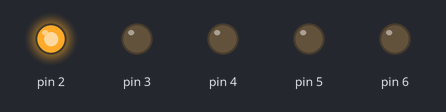
Simulated run of this sketch. Board: Arduino Uno, built with avr-gcc and run on an emulated ATmega328P. Shown: output pins drawn as LEDs (lit = HIGH).

Above: at 0.05 s.
At 0.55 s:
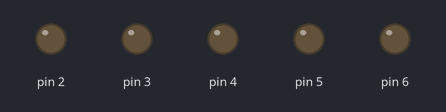
At 1.05 s:
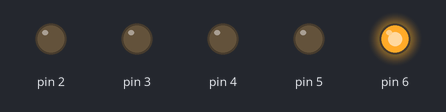
At 2.05 s:
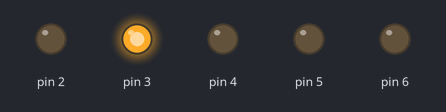
At 3.05 s:
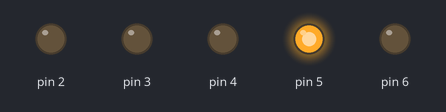
At 4.05 s:
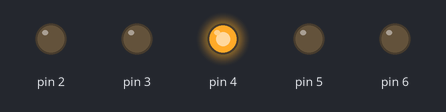
Timing chart, 0 to 4.3 s (numbered marks = the images above):
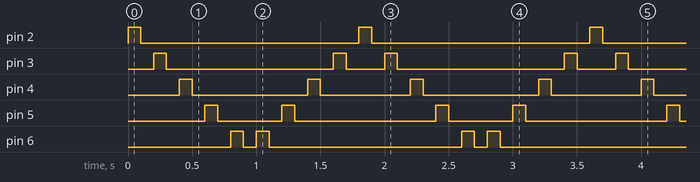

Measured:
- by itself, pin 2: alternates HIGH for 0.10 s and LOW for 1.7 s
- by itself, pin 3: repeats every 1.8 s: LOW 1.3 s, HIGH 0.10 s, LOW 0.30 s, HIGH 0.10 s
- by itself, pin 4: repeats every 1.8 s: LOW 0.90 s, HIGH 0.10 s, LOW 0.70 s, HIGH 0.10 s
- by itself, pin 5: repeats every 1.8 s: LOW 0.50 s, HIGH 0.10 s, LOW 1.1 s, HIGH 0.10 s
- by itself, pin 6: repeats every 1.8 s: LOW 0.10 s, HIGH 0.10 s, LOW 1.5 s, HIGH 0.10 s

The sketch:

sketch_dec03a.ino
```cpp
void setup()
{
  for(int sayac =2;sayac<=6; sayac++)
  {
  pinMode(sayac, OUTPUT);
  }
}

void loop()
{
  for (int sayac=2; sayac<=6; sayac++)
  {
    digitalWrite(sayac,1);
    delay(100);
  digitalWrite(sayac,0);
    delay(100);
  }
{
  for(int sayac=6;sayac>2;sayac--)
 {
   digitalWrite(sayac,1);
    delay(100);
  digitalWrite(sayac,0);
    delay(100);
  }
 }
}
```
